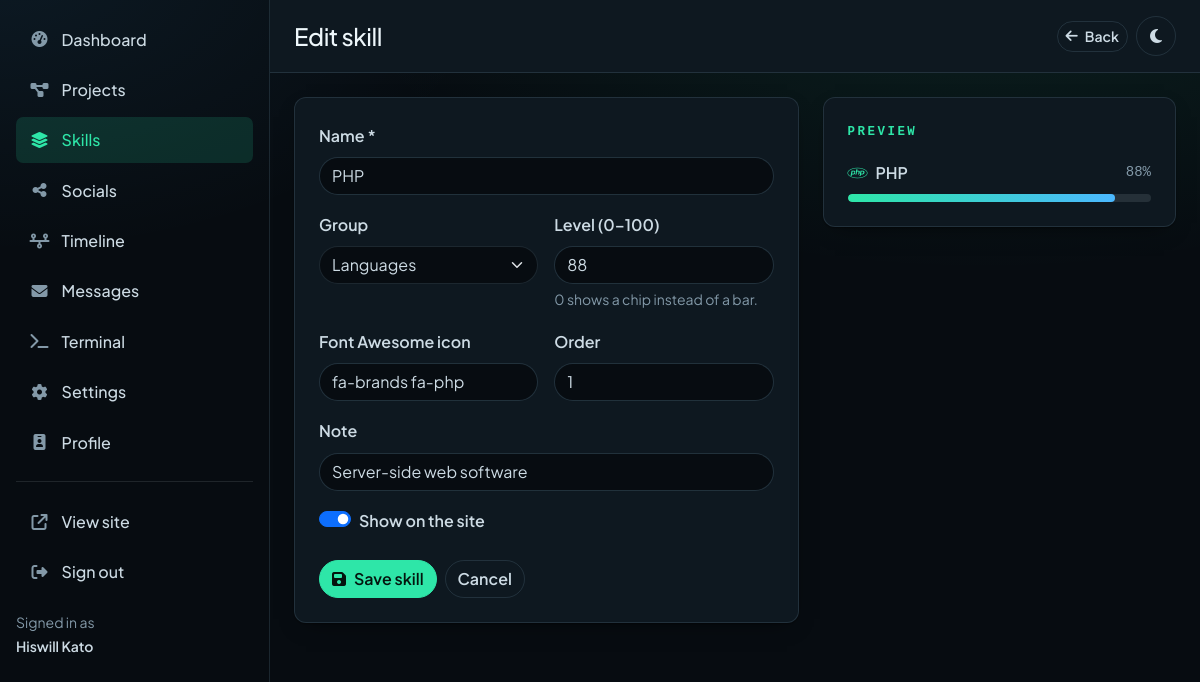
/admin/skill.php?id=1 (signed in), run on the app's committed database.
### tables this page shows
CREATE TABLE profile (
  id        INT UNSIGNED NOT NULL AUTO_INCREMENT,
  name      VARCHAR(80)  NOT NULL,
  alias     VARCHAR(40)  NOT NULL DEFAULT '',
  title     VARCHAR(120) NOT NULL,
  tagline   VARCHAR(200) NOT NULL DEFAULT '',
  bio       TEXT         NOT NULL,
  about     MEDIUMTEXT   NOT NULL,
  location  VARCHAR(120) NOT NULL DEFAULT '',
  campus    VARCHAR(160) NOT NULL DEFAULT '',
  degree    VARCHAR(160) NOT NULL DEFAULT '',
  email     VARCHAR(160) NOT NULL DEFAULT '',
  phone     VARCHAR(40)  NOT NULL DEFAULT '',
  avatar    VARCHAR(200) NOT NULL DEFAULT '',
  resume    VARCHAR(200) NOT NULL DEFAULT '',
  available TINYINT(1)   NOT NULL DEFAULT 1,
  updated   TIMESTAMP    NOT NULL DEFAULT CURRENT_TIMESTAMP ON UPDATE CURRENT_TIMESTAMP,
  PRIMARY KEY (id)
);

CREATE TABLE skills (
  id       INT UNSIGNED NOT NULL AUTO_INCREMENT,
  name     VARCHAR(80)  NOT NULL,
  category ENUM('language','stack','interest','practice') NOT NULL DEFAULT 'language',
  level    TINYINT UNSIGNED NOT NULL DEFAULT 0,
  icon     VARCHAR(60)  NOT NULL DEFAULT '',
  note     VARCHAR(200) NOT NULL DEFAULT '',
  sort     INT UNSIGNED NOT NULL DEFAULT 0,
  shown    TINYINT(1)   NOT NULL DEFAULT 1,
  PRIMARY KEY (id)
);

### app/db.php (called while the page is built, shortened)
<?php
function db(): mysqli
{
    static $conn = null;
    if ($conn === null) {
        try {
            $conn = new mysqli(DB_HOST, DB_USER, DB_PASS, DB_NAME);
            $conn->set_charset('utf8mb4');
        } catch (mysqli_sql_exception $problem) {
            http_response_code(503);
            $detail = SHOW_ERRORS ? '<p><code>' . htmlspecialchars($problem->getMessage()) . '</code></p>' : '';
            exit('<!doctype html><meta charset="utf-8"><title>Database unavailable</title>'
                . '<div style="font:16px/1.6 system-ui;max-width:36rem;margin:14vh auto;padding:0 1.5rem">'
                . '<h1 style="font-size:1.4rem">The database is not reachable.</h1>'
                . $detail
                . '<p>Check the <code>DB_*</code> values in <code>app/config.php</code> and that MariaDB is running.</p>'
                . '</div>');
        }
    }
    return $conn;
}
function query(string $sql, array $args = []): mysqli_stmt
{
    $statement = db()->prepare($sql);
    if ($args !== []) {
        $types = '';
        foreach ($args as $value) {
            $types .= is_int($value) ? 'i' : (is_float($value) ? 'd' : 's');
        }
        $bound = [$types];
        foreach ($args as $index => $ignored) {
            $bound[] = &$args[$index];
        }
        call_user_func_array([$statement, 'bind_param'], $bound);
    }
    $statement->execute();
    return $statement;
}
function one(string $sql, array $args = []): ?array
{
    $row = query($sql, $args)->get_result()->fetch_assoc();
    return $row ?: null;
}

### app/data.php (called while the page is built, shortened)
<?php
function me(): array
{
    static $me = null;
    if ($me === null) {
        $me = one('SELECT * FROM profile ORDER BY id LIMIT 1') ?? [];
    }
    return $me;
}
function categories(): array
{
    return [
        'language' => 'Languages',
        'stack' => 'Tools & Platforms',
        'interest' => 'Interests',
        'practice' => 'Hands-on Skills',
    ];
}

### admin/skill.php (the view, shortened to what this page needs)
<?php
require __DIR__ . '/../app/init.php';
$id  = (int) ($_GET['id'] ?? 0);
$row = $id > 0 ? one('SELECT * FROM skills WHERE id = ?', [$id]) : null;
$data = [
    'name'     => $row['name']     ?? '',
    'category' => $row['category'] ?? 'language',
    'level'    => (int) ($row['level'] ?? 0),
    'icon'     => $row['icon']     ?? 'fa-solid fa-code',
    'note'     => $row['note']     ?? '',
    'sort'     => (int) ($row['sort'] ?? 0),
    'shown'    => (int) ($row['shown'] ?? 1),
];
$title   = $row ? 'Edit skill' : 'New skill';
$actions = '<a class="btn btn-ghost btn-sm" href="' . panel('skills') . '">' . icon('fa-solid fa-arrow-left') . ' Back</a>';
require __DIR__ . '/parts/header.php';
?>
<div class="row g-4">
    <div class="col-lg-7">
        <div class="card p-4">
            <form method="post" action="<?= panel('skill' . ($id ? '?id=' . $id : '')) ?>">
                <label class="form-label fw-semibold" for="name">Name *</label>
                <input class="form-control mb-3" id="name" name="name" value="<?= e($data['name']) ?>" required autofocus>
                <div class="row g-3">
                    <div class="col-md-6">
                        <label class="form-label fw-semibold" for="category">Group</label>
                        <select class="form-select" id="category" name="category">
                            <?= options(categories(), $data['category']) ?>
                        </select>
                    </div>
                    <div class="col-md-6">
                        <label class="form-label fw-semibold" for="level">Level (0–100)</label>
                        <input class="form-control" id="level" name="level" type="number" min="0" max="100" value="<?= (int) $data['level'] ?>">
                        <div class="form-text">0 shows a chip instead of a bar.</div>
                    </div>
                    <div class="col-md-6">
                        <label class="form-label fw-semibold" for="icon">Font Awesome icon</label>
                        <input class="form-control" id="icon" name="icon" value="<?= e($data['icon']) ?>">
                    </div>
                    <div class="col-md-6">
                        <label class="form-label fw-semibold" for="sort">Order</label>
                        <input class="form-control" id="sort" name="sort" type="number" value="<?= (int) $data['sort'] ?>">
                    </div>
                    <div class="col-12">
                        <label class="form-label fw-semibold" for="note">Note</label>
                        <input class="form-control" id="note" name="note" value="<?= e($data['note']) ?>" maxlength="200">
                    </div>
                    <div class="col-12">
                        <div class="form-check form-switch">
                            <input class="form-check-input" type="checkbox" role="switch" id="shown" name="shown" <?= $data['shown'] ? 'checked' : '' ?>>
                            <label class="form-check-label fw-semibold" for="shown">Show on the site</label>
                        </div>
                    </div>
                </div>
                <div class="d-flex gap-2 mt-4">
                    <button class="btn btn-primary" type="submit"><?= icon('fa-solid fa-floppy-disk') ?> Save skill</button>
                    <a class="btn btn-ghost" href="<?= panel('skills') ?>">Cancel</a>
                </div>
            </form>
        </div>
    </div>
    <div class="col-lg-5">
        <div class="card p-4">
            <span class="eyebrow mb-3">Preview</span>
            <div class="d-flex justify-content-between align-items-center mb-2">
                <span class="fw-semibold"><i class="<?= e($data['icon']) ?> text-primary me-2"></i><?= e($data['name'] ?: 'Skill name') ?></span>
                <span class="mono small text-body-secondary"><?= (int) $data['level'] ?>%</span>
            </div>
            <div class="meter"><span style="width: <?= (int) $data['level'] ?>%"></span></div>
        </div>
    </div>
</div>
<?php require __DIR__ . '/parts/footer.php'; ?>

### admin/parts/header.php (shortened to what this page needs)
<?php
$user = guard();
$me   = me();
$here = basename($_SERVER['SCRIPT_NAME'] ?? 'index.php', '.php');
$label = $title ?? 'Dashboard';
$menu = [
    ['index',    ['index'],                     'Dashboard', 'fa-solid fa-gauge-high'],
    ['projects', ['projects', 'project'],       'Projects',  'fa-solid fa-diagram-project'],
    ['skills',   ['skills', 'skill'],           'Skills',    'fa-solid fa-layer-group'],
    ['socials',  ['socials', 'social'],         'Socials',   'fa-solid fa-share-nodes'],
    ['timelines', ['timelines', 'timeline'],    'Timeline',  'fa-solid fa-timeline'],
    ['messages', ['messages', 'message'],       'Messages',  'fa-solid fa-envelope'],
    ['terminal', ['terminal'],                  'Terminal',  'fa-solid fa-terminal'],
    ['settings', ['settings'],                  'Settings',  'fa-solid fa-gear'],
    ['profile',  ['profile'],                   'Profile',   'fa-solid fa-id-badge'],
];
?>
<!doctype html>
<html lang="en" data-theme="dark" data-bs-theme="dark">
<head>
<link rel="stylesheet" href="<?= asset('css/bootstrap.min.css') ?>">
<link rel="stylesheet" href="<?= asset('css/all.min.css') ?>">
<link rel="stylesheet" href="<?= asset('css/style.css') ?>">
</head>
<body>
<div class="admin-shell d-flex">
    <div class="offcanvas-lg offcanvas-start admin-side" id="sidebar" tabindex="-1" aria-label="Admin menu">
        <div class="offcanvas-body d-flex flex-column p-3">
            <nav class="d-grid gap-1">
                <?php foreach ($menu as [$key, $scripts, $text, $glyph]): ?>
                    <?php $active = in_array($here, $scripts, true); ?>
                    <a class="admin-link<?= $active ? ' active' : '' ?>" href="<?= panel($key === 'index' ? '' : $key) ?>">
                        <i class="<?= e($glyph) ?>"></i>
                        <span><?= e($text) ?></span>
                    </a>
                <?php endforeach; ?>
            </nav>
            <hr class="my-3">
            <nav class="d-grid gap-1">
                <a class="admin-link" href="<?= url() ?>" target="_blank" rel="noopener">
                    <i class="fa-solid fa-arrow-up-right-from-square"></i><span>View site</span>
                </a>
                <a class="admin-link" href="<?= panel('logout') ?>">
                    <i class="fa-solid fa-right-from-bracket"></i><span>Sign out</span>
                </a>
            </nav>
            <div class="mt-auto pt-3 small text-body-secondary">
                Signed in as<br><span class="fw-semibold text-body"><?= e($user['name']) ?></span>
            </div>
        </div>
    </div>
    <div class="flex-grow-1 min-width-0">
        <header class="d-flex align-items-center gap-3 px-3 px-lg-4 py-3 border-bottom"
                style="background: var(--surface); position: sticky; top: 0; z-index: 1020;">
            <h1 class="h4 mb-0"><?= e($label) ?></h1>
            <div class="ms-auto d-flex align-items-center gap-2">
                <?php if (!empty($actions)): ?>
                    <div class="d-flex flex-wrap gap-2"><?= $actions ?></div>
                <?php endif; ?>
                <?= themeToggle() ?>
            </div>
        </header>
        <div class="p-3 p-lg-4">

### data on the page
profile: name "Hiswill Kato"
skills: name "PHP", category "Languages", level "88", icon "fa-brands fa-php", sort "1", note "Server-side web software", shown "☑"

### other printed values
$text "Dashboard"
$text "Projects"
$text "Skills"
$text "Socials"
$text "Timeline"
$text "Messages"
$text "Terminal"
$text "Settings"
$text "Profile"
$label "Edit skill"
